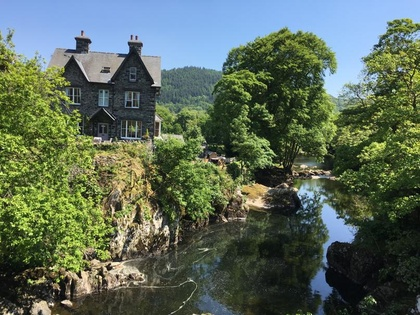
%> input picture betws_y_coed_small.jpg, 420 x 315 px, shrunk from 807 x 605 before the run
$ octave FoxsVideoToolboxTester_Features.m   (GNU Octave 9; MATLAB toolbox functions it lacks are replaced by stand-ins)
%> lines starting %> are read from the running program, lines starting %| are printed output that depends on the picture
### fox_get_features.m
function x = fox_get_features(im,fstr,blocks,bins)
%=======================================================================
%fox_get_features Returns a set of features extracted from an image
%   x = fox_get_features(im,fstr,blocks,bins)
%   Five different feature types are encoded.
%
%   Input -----
%      'im': RGB input image
%      'fstr': feature string - one of these - RGB, HSV, CHR, OHT, H
%      'blocks': number of blocks to split the image into, e.g., 1, 4, 9
%                (should be a square number)
%      'bins': number of bins for histogram features
%
%   Output -----
%      'x': vector-row with the extracted features
%========================================================================

% (c) Fox's Vis Toolbox                                             ^--^
% 01.11.2017 -----------------------------------------------------  \oo/
% -------------------------------------------------------------------\/-%

%#ok<*AGROW>

blocks = round(sqrt(blocks));
ims = size(im);
ims = ims(1:2);

ro = round(linspace(1,ims(1),blocks+1));
co = round(linspace(1,ims(2),blocks+1));
x = [];
for si = 1:blocks
    endpixelr = ro(si+1)-1;
    if si == blocks, endpixelr = ro(si+1); end
    for sj = 1:blocks
        endpixelc = co(sj+1)-1;
        if sj == blocks, endpixelc = co(sj+1); end
        partFrame = im(ro(si):endpixelr,co(sj):endpixelc,:);
        if strcmpi(fstr,'H')
            x = [x colour_features_histogram(partFrame,bins)];
        else
            x = [x colour_features_mean(partFrame,fstr)];
        end
    end
end
end

% *************************************************************************
% [43 lines left out: functions colour_features_mean, colour_features_histogram, not called in this run]

function B = find_bins(bins,x1,x2)
B = linspace(x1,x2,bins + 1); B = B - (B(2)-B(1)) / 2; B(1) = [];
end

### fox_plot_grid.m
function fox_plot_grid(r,c,t,axesHandle,fontName)
%=======================================================================
%fox_plot_grid Plot a cell grid with short text in the middle of each
%cell
%   fox_plot_grid(r,c,t,axesHandle,fontName)
%
%   Input -----
%      'r': number of rows
%      'c': number of columns
%      't': an r-by-c cell array with text in the cells (optional)
%           (No provision is made to centre long text within the cell.)
%      'axesHandle': handle of the axes to plot the grid (optional)
%      'fontName': string (optional)
%
%   Example 1:
%      fox_plot_grid(5,4)
%
%   Example 2:
%      t = {'sun','rain','hale';'dry','cloudy','hurricane'};
%      fox_plot_grid(2,3,t)
%
%   Example 3:
%      t = {'sun','rain','hale';'dry','cloudy','hurricane'};
%      figure, fox_plot_grid(2,3,t,[],'Calibri')
%========================================================================

% (c) Fox's Vis Toolbox                                             ^--^
% 08.06.2018 -----------------------------------------------------  \oo/
% -------------------------------------------------------------------\/-%

if nargin >= 4
    if ~isempty(axesHandle), axes(axesHandle), end
else
    figure
end
[x,y] = meshgrid(0:c,0:r);
hold on, plot(x,y,'k-',x',y','k-')
axis equal off

if nargin >= 3
    if ~isempty(t) % plot text
        for i = 1:r
            for j = 1:c
                tx(i,j) = text(j-0.6,r-i+0.5,t{i,j});
            end
        end
    end
end

if nargin >= 5
    if ~isempty(fontName)
        set(tx,'FontName',fontName)
    end
end

### FoxsVideoToolboxTester_Features.m
% Fox's Video Toolbox Tester

clear, clc, close all

% Upload and show an image ------------------------------------------------
a = imread('betws_y_coed_small.jpg');
%> a is the input picture: size 315x420x3 uint8; mean R, G, B 90.8, 105.3, 89.2
% a = uint8(cat(3,ones(500)*200,zeros(500),ones(500)*70)); single colour
% a = uint8(cat(3,ones(500)*255,zeros(500),zeros(500))); single colour
figure, subplot(221), imshow(a)
title('Original image')

% Extract RGB features ----------------------------------------------------
featureString = 'RGB'; % feature space
blocks = 9; % split into cells
bins = 0; % not a histogram
x_rgb = fox_get_features(a, featureString, blocks, bins);
%> after the loop in fox_get_features, `for si = 1:blocks`: x = 54 values, max 162.5 at index 9, min 33.31 at index 48, mean 73.45
%> x_rgb has the same summary as x in fox_get_features

% Reconstruct the image with the mean RGB ---------------------------------
reconstructedImage = [1:3;4:6;7:9];
textBlocks = reshape(cellstr(('1':'9')'),3,3)';
subplot(222)
fox_plot_grid(3,3,textBlocks,gca)
title('Block numbering, 9 blocks')
v = reshape(x_rgb,3,numel(x_rgb)/3)';
%> v = 18 rows, first 12: [120.3 141.8 155.3; 44.68 52.88 84.1; 110.5 142 162.5; 43.98 55.51 88.78; 121.9 148.6 149.4; 46.34 55.94 94.45; 109.4 120.2 64.41; 50.85 50.51 37.68; 86.47 97.16 60.42; 55.18 53.52 40.4; 73.34 86.84 51.77; 45.69 47.29 41.49]
colourMap = v(1:2:end,:)/255;
%> colourMap = [0.472 0.556 0.609; 0.433 0.557 0.637; 0.478 0.583 0.586; 0.429 0.471 0.253; 0.339 0.381 0.237; 0.288 0.341 0.203; 0.383 0.397 0.248; 0.248 0.265 0.21; 0.137 0.172 0.167]
subplot(223)
imshow(reconstructedImage,colourMap,'initialmagnification','fit')
title('RGB feature space, 9 blocks')

% Extract histogram features ----------------------------------------------
featureString = 'H'; % feature space
blocks = 1; % no split
bins = 16; % histogram
x_h16 = fox_get_features(a, featureString, blocks, bins);
%> x_h16 = [770 9171 11496 46166 16299 5876 3914 4236 4844 27885 1134 228 69 25 108 79]
x_h16 = x_h16/sum(x_h16); % scale to sum 1
%> x_h16 = [0.00582 0.0693 0.0869 0.349 0.123 0.0444 0.0296 0.032 0.0366 0.211 0.00857 0.00172 0.000522 0.000189 0.000816 0.000597]
subplot(224), bar(x_h16)
title('Hue histogram, 16-bin, 1 block')
axis tight
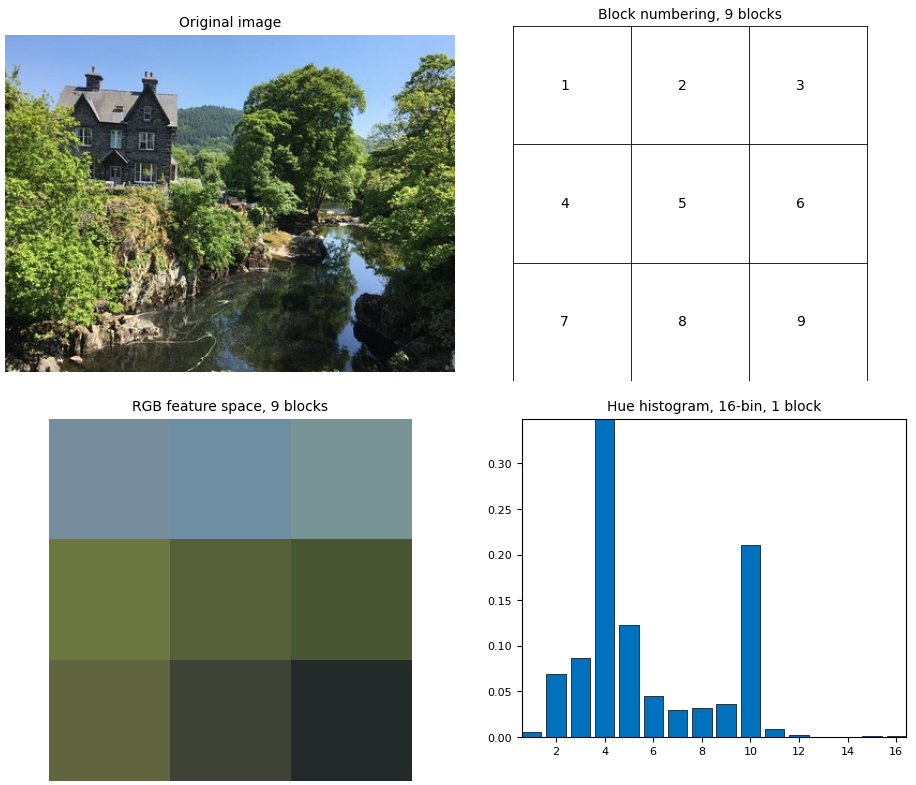
%> figure redrawn from the program's plot data, 4 panels
